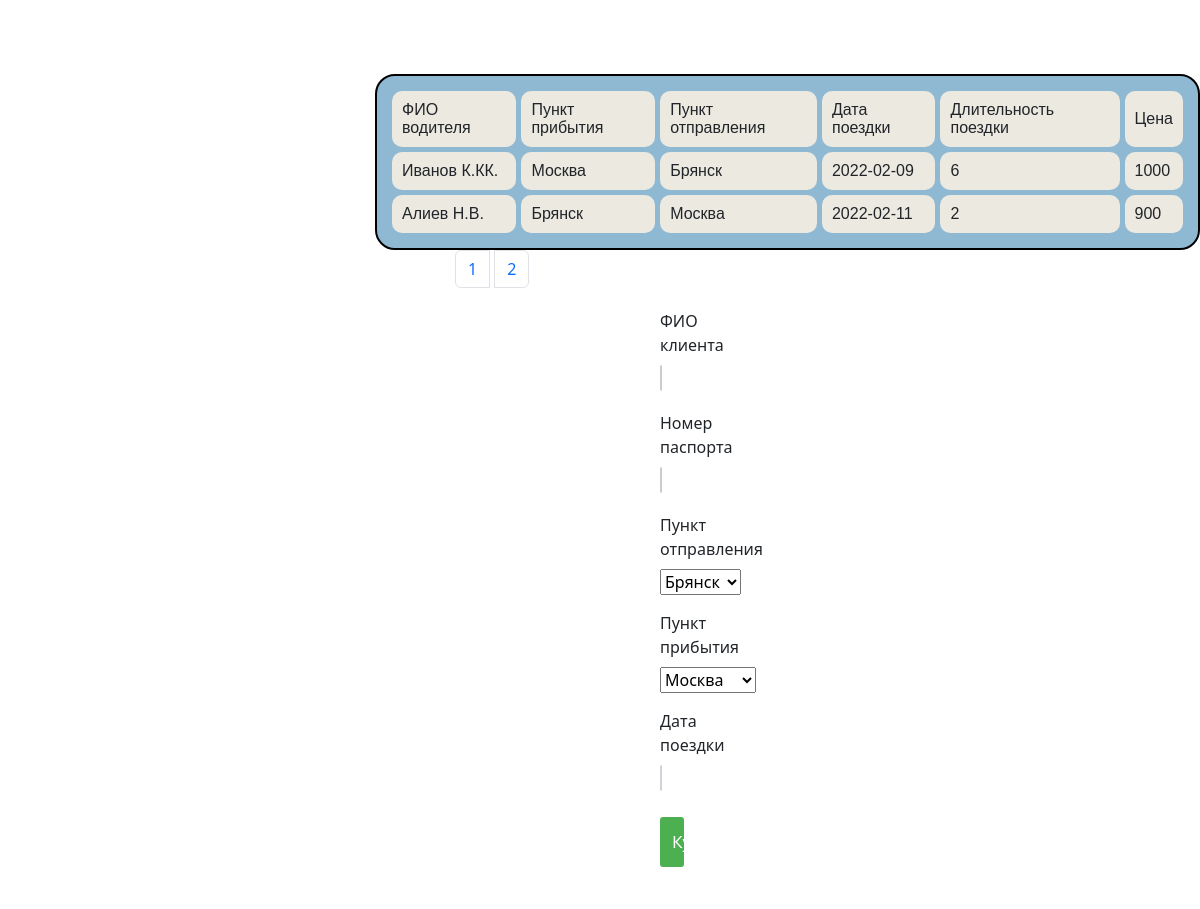
Page /Site_BD_2022/client/ticket_buy.php on the committed database.
### tables this page shows
CREATE TABLE `trips` (
  `id_trip` int NOT NULL,
  `id_transport` int NOT NULL,
  `id_driver` int NOT NULL,
  `destination` varchar(20) NOT NULL,
  `depart_point` varchar(20) NOT NULL,
  `trip_data` date NOT NULL,
  `duration` int NOT NULL COMMENT 'hours',
  `cost` int NOT NULL
);

CREATE TABLE `drivers` (
  `id_driver` int NOT NULL,
  `FIO` varchar(50) NOT NULL,
  `starting_date` date DEFAULT NULL,
  `salary` int NOT NULL
);

### Site_BD_2022/client/ticket_buy.php (the view, shortened to what this page needs)
<?php
    include 'connect.php';
    if (isset($_GET['page'])){
        $page = $_GET['page'];
    }
    else $page = 1;
    $kol = 2;
    $art = ($page * $kol) - $kol;
    $res = mysqli_query($link, "SELECT COUNT(*) FROM trips");
    $row = mysqli_fetch_row($res);
    $total = $row[0];
    $str_pag = ceil($total / $kol);
    $depart = $_POST['depart'];
    $dest = $_POST['dest'];
    $dat = $_POST['dat'];
        $sqllike = "SELECT FIO, depart_point, destination, trip_data, duration, cost FROM trips
        INNER JOIN transport ON trips.id_transport = transport.id_transport
        INNER JOIN drivers ON trips.id_driver = drivers.id_driver
        WHERE depart_point LIKE '%$depart%' AND destination LIKE '%$dest%' AND trip_data LIKE '%$dat%' LIMIT $art, $kol";
        $res = mysqli_query($link, $sqllike);
        echo '<table class="tripss">'.
        '<tr>'.
        '<td>ФИО водителя</td>'.
        '<td>Пункт прибытия</td>'.
        '<td>Пункт отправления</td>'.
        '<td>Дата поездки</td>'.
        '<td>Длительность поездки</td>'.
        '<td>Цена</td>'.
        '</tr>';
        while ($row1 = mysqli_fetch_array($res)) {
            echo
                '<tr>' .
                "<td> {$row1['FIO']}</td>".
                "<td> {$row1['destination']}</td>".
                "<td> {$row1['depart_point']}</td>".
                "<td> {$row1['trip_data']}</td>".
                "<td> {$row1['duration']}</td>".
                "<td> {$row1['cost']}</td>".
                '</tr>';
        }
        echo '</table>';
?>
<?php
    include 'connect.php';
?>
<!DOCTYPE html>
<html lang="en">
<head>
    <link href="https://cdn.jsdelivr.net/npm/bootstrap@5.2.3/dist/css/bootstrap.min.css" rel="stylesheet"
>
    <link rel="stylesheet" href="../css/ticket_buy/style.css">
</head>
<body>
    <nav aria-label="Page navigation example">
        <ul class="pagination">
            <?php
            for ($i = 1; $i <= $str_pag; $i++){
                echo "<li class='page-item'><a class='page-link' href=index.php?page=".$i.">" .$i."</a></li>";
            }
            ?>
        </ul>
    </nav>
    <form method="POST">
        <div class="mb-3">
            <label class="form-label">ФИО клиента</label>
            <input type="text" class="form-control" aria-describedby="emailHelp" name="FIO_client">
        </div>
        <div class="mb-3">
            <label class="form-label">Номер паспорта</label>
            <input type="text" class="form-control" name="passport_num">
        </div>
        <div class="mb-3">
            <label class="form-label">Пункт отправления</label>
            <select name="id_trip">
                <?php
                    $sql_select = "SELECT id_trip, depart_point FROM trips";
                    $result_select = mysqli_query($link, $sql_select);
                    while ($row = mysqli_fetch_array($result_select))
                    {
                        echo "<option value ='".$row['id_trip']."'>".$row['depart_point']."</option>";
                    }
                ?>
            </select>
        </div>
        <div class="mb-3">
            <label class="form-label">Пункт прибытия</label>
            <select name="id_trip2">
                <?php
                    $sql_select = "SELECT id_trip, destination FROM trips";
                    $result_select = mysqli_query($link, $sql_select);
                    while ($row = mysqli_fetch_array($result_select))
                    {
                        echo "<option value ='".$row['id_trip']."'>".$row['destination']."</option>";
                    }
                ?>
            </select>
        </div>
        <div class="mb-3">
            <label class="form-label">Дата поездки</label>
            <input type="date" class="form-control" id="exampleInputPassword1" name="trip_data">
        </div>
        <button type="submit" class="btn btn-primary">Купить</button>
    </form>
</body>
</html>

### Site_BD_2022/css/ticket_buy/style.css (style rules this page uses)
body { background: url("img/bg.png"); background-size: cover; }
input[type=text] { width: 100%; margin-bottom: 20px; padding: 12px; border: 1px solid #ccc; border-radius: 3px; }
label { margin-bottom: 10px; display: block; }
.btn { background-color: #4CAF50; color: white; padding: 12px; margin: 10px 0; border: none; width: 100%; border-radius: 3px; cursor: pointer; font-size: 17px; }
table { font-family: sans-serif; border-collapse: separate; border-spacing: 5px; background: #8fb9d3; border: 2px solid black; padding: 10px; border-radius: 20px; margin-top: 50px; margin-left: 375px; }
td { border-radius: 10px; background: #ece9e0;; padding: 10px; }
a { text-decoration: none; }

### Site_BD_2022/client/ticket_buy.php (style rules this page uses)
li { list-style-type: none; display: inline; margin-left: 5px; }
a { text-decoration: none; }
nav { margin-left: 450px; }
form { background-color: white; margin: 0 600px; margin-bottom: 100px; padding: 5px 60px; }
.form-control { width: 100%; padding: 0 0; }
input[type=text] { padding: 0 0; }

### rows in the picture
trips: id_driver.FIO "Иванов К.КК.", destination "Москва", depart_point "Брянск", trip_data "2022-02-09", duration "6", cost "1000"
trips: id_driver.FIO "Алиев Н.В.", destination "Брянск", depart_point "Москва", trip_data "2022-02-11", duration "2", cost "900"

### other values in the picture
form field id_trip "Брянск"
form field id_trip2 "Москва"
